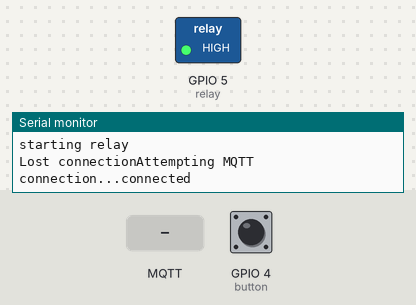
Bench run of a sketch on a simulated ESP8266 (NodeMCU). Shown: switched loads named in the sketch (green lamp = pin HIGH), the last lines printed to the serial monitor. The test bench sets the inputs (shaded band); at power-on: GPIO 4 (button) HIGH. No MQTT or app messages arrive unless stated.

Above: at 1.2 s.
1.3 s: GPIO 4 (button) pulled LOW for 0.15 s
At 2.5 s:
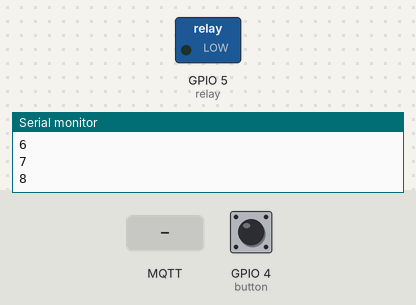
4.4 s: GPIO 4 (button) pulled LOW for 1 s
At 4.9 s:
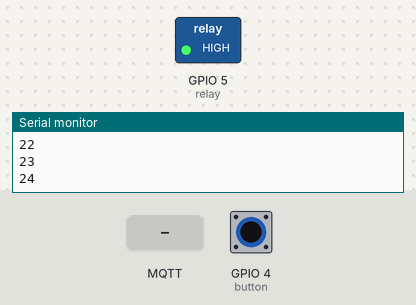
6.9 s: GPIO 4 (button) pulled LOW for 3.2 s
At 7.9 s:
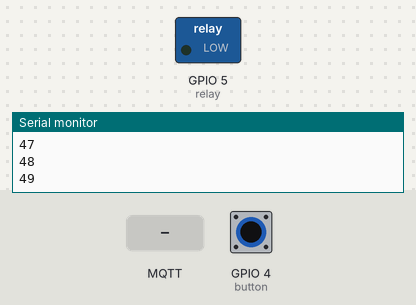
13.1 s: MQTT message "7" arrives on the first subscribed topic
At 13.9 s:
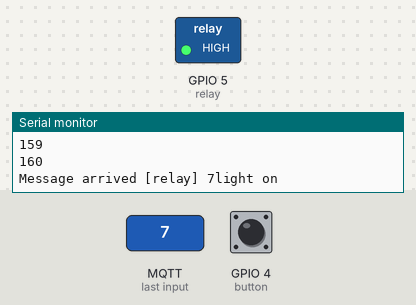
Timing chart, 0 to 15.6 s (numbered marks = the images above; inputs shaded):
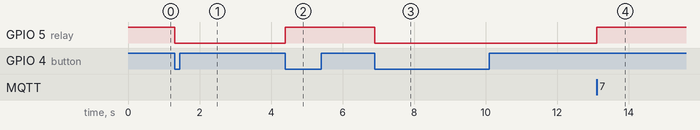

Measured:
- after the input at 1.3 s, GPIO 5 (relay): HIGH → LOW at once
- after the input at 4.4 s, GPIO 5 (relay): LOW → HIGH at once
- after the input at 6.9 s, GPIO 5 (relay): HIGH → LOW at once
- after the input at 13.1 s, GPIO 5 (relay): LOW → HIGH at once

The sketch:

MQTT_test.ino
```cpp
#include <EEPROM.h>
#include <ESP8266WiFi.h>
#include <PubSubClient.h>
#include <Wire.h>

// Connect to the WiFi
const char* ssid = "e46f139a4405";
const char* password = "H38A3S8B2WA732LB";
const char* mqtt_server = "192.168.1.9";

int relay=5;
int button=4;
int current=1;
int light=1;
long int c;

WiFiClient espClient;
PubSubClient client(espClient);

const byte ledPin = 2; // Pin with LED on Adafruit Huzzah

void callback(char* topic, byte* payload, unsigned int length) {
 Serial.print("Message arrived [");
 Serial.print(topic);
 Serial.print("] ");
 for (int i=0;i<length;i++) {
  char receivedChar = (char)payload[i];
  Serial.print(receivedChar);
  if (receivedChar == '6')
  // ESP8266 Huzzah outputs are "reversed"
  {
    Serial.println("light on");
    digitalWrite(relay,0);


    }
  if (receivedChar == '7')
  {
    Serial.println("light on");
    digitalWrite(relay, 1);


    }
  }
  Serial.println();
}


void reconnect() {
 // Loop until we're reconnected
 while (!client.connected()) {

 Serial.print("Attempting MQTT connection...");
 // Attempt to connect
 if (client.connect("ESP8266 Client1")) {
  Serial.println("connected");
  // ... and subscribe to topic
  client.subscribe("relay");
 } else {
  Serial.print("failed, rc=");
  Serial.print(client.state());
  Serial.println(" try again in 5 seconds");
  // Wait 5 seconds before retrying
  delay(5000);
  }

 }
}

void setup()
{


 Serial.begin(115200);

 client.setServer(mqtt_server, 1883);
 client.setCallback(callback);

  pinMode(relay,OUTPUT);
  pinMode(button, INPUT_PULLUP);

  digitalWrite(relay,light);
  Serial.println("starting relay");


}

void loop()
{
 if (!client.connected()) {
  Serial.print("Lost connection");
  reconnect();
 }
 client.loop();
 current = digitalRead(button);
  c=0;
  while (1!=current){
              //change relay
              Serial.println(c);
              if (0==c){
                Serial.println("switch pressed");
                if (light==1){
                  light=0;
                  Serial.println("light on");
                  digitalWrite(relay,light);

                }
                else if (light==0){
                  light=1;
                  Serial.println("light off");
                  digitalWrite(relay,light);

                }

              }
              current = digitalRead(button);
              delay(20);
              c=c+1;


  }

}
```
